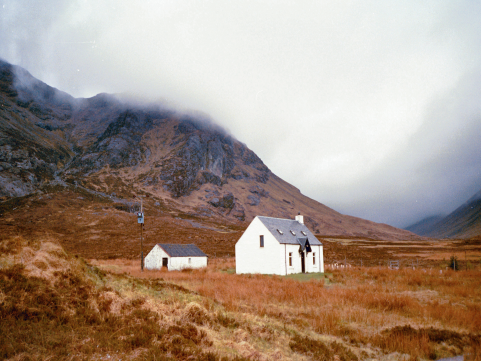
#> input picture images/scotland_house.png, 481 x 361 px, found by its file name
$ python sample5.py
#> lines starting #> are read from the running program, lines starting #| are printed output that depends on the picture
import numpy as np
import scipy as sp
import pandas as pd
# import seaborn as sns
import matplotlib as mpl
import matplotlib.pyplot as plt

import logging
from collections import OrderedDict
from itertools import combinations
# from IPython.core.debugger import set_trace

log = logging.getLogger('colour_transfer')

eps = np.finfo(float).eps


def colour_transfer_mkl(x0, x1):
    a = np.cov(x0.T)
    b = np.cov(x1.T)

    Da2, Ua = np.linalg.eig(a)
    Da = np.diag(np.sqrt(Da2.clip(eps, None)))

    C = np.dot(np.dot(np.dot(np.dot(Da, Ua.T), b), Ua), Da)

    Dc2, Uc = np.linalg.eig(C)
    Dc = np.diag(np.sqrt(Dc2.clip(eps, None)))

    Da_inv = np.diag(1. / (np.diag(Da)))

    t = np.dot(np.dot(np.dot(np.dot(np.dot(np.dot(Ua, Da_inv), Uc), Dc), Uc.T), Da_inv), Ua.T)

    mx0 = np.mean(x0, axis=0)
    mx1 = np.mean(x1, axis=0)

    return np.dot(x0 - mx0, t) + mx1


def colour_transfer_idt(i0, i1, bins=300, n_rot=10, relaxation=1):
    n_dims = i0.shape[1]

    d0 = i0.T
    d1 = i1.T

    for i in range(n_rot):

        r = sp.stats.special_ortho_group.rvs(n_dims).astype(np.float32)

        d0r = np.dot(r, d0)
        d1r = np.dot(r, d1)
        d_r = np.empty_like(d0)

        for j in range(n_dims):
            lo = min(d0r[j].min(), d1r[j].min())
            hi = max(d0r[j].max(), d1r[j].max())

            p0r, edges = np.histogram(d0r[j], bins=bins, range=[lo, hi])
            p1r, _ = np.histogram(d1r[j], bins=bins, range=[lo, hi])

            cp0r = p0r.cumsum().astype(np.float32)
            cp0r /= cp0r[-1]

            cp1r = p1r.cumsum().astype(np.float32)
            cp1r /= cp1r[-1]

            f = np.interp(cp0r, cp1r, edges[1:])

            d_r[j] = np.interp(d0r[j], edges[1:], f, left=0, right=bins)

        d0 = relaxation * np.linalg.solve(r, (d_r - d0r)) + d0

        log.debug('Iteration %d/%d completed.', i + 1, n_rot)

    return d0.T


# [133 lines left out: functions my_pairplot, my_colorplot, not called in this run]

im_orig = plt.imread('scotland_house.png')
#> im_orig is the input picture: shape (361, 481, 3) float32; mean R, G, B 0.646, 0.575, 0.525
im_target = plt.imread('scotland_plain.png')
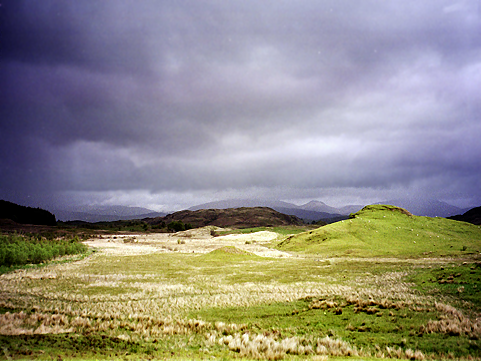
#> input picture images/scotland_plain.png, 481 x 361 px, found by its file name
#> im_target is the input picture: shape (361, 481, 3) float32; mean R, G, B 0.563, 0.547, 0.516

df_orig = pd.DataFrame(im_orig.reshape(-1, im_orig.shape[-1]), columns=['r', 'g', 'b'])
#> df_orig = table of 173641 rows and 3 columns
df_target = pd.DataFrame(im_target.reshape(-1, im_target.shape[-1]), columns=['r', 'g', 'b'])
#> df_target = table of 173641 rows and 3 columns

a_orig = df_orig.values
a_target = df_target.values


df_result = pd.DataFrame(colour_transfer_mkl(a_orig, a_target), columns=['r', 'g', 'b'])
#> in colour_transfer_mkl, `a = np.cov(x0.T)`: a = [[0.0603, 0.0694, 0.073], [0.0694, 0.0892, 0.101], [0.073, 0.101, 0.121]]
#> in colour_transfer_mkl, `b = np.cov(x1.T)`: b = [[0.0442, 0.0431, 0.0355], [0.0431, 0.0435, 0.0375], [0.0355, 0.0375, 0.074]]
#> in colour_transfer_mkl, `Da2, Ua = np.linalg.eig(a)`: Da2 = [0.258, 0.0118, 0.000265]; Ua = [[-0.453, -0.786, 0.42], [-0.586, -0.0926, -0.805], [-0.672, 0.611, 0.419]]
#> in colour_transfer_mkl, `Da = np.diag(np.sqrt(Da2.clip(eps, None)))`: Da = [[0.508, 0, 0], [0, 0.109, 0], [0, 0, 0.0163]]
#> in colour_transfer_mkl, `C = np.dot(np.dot(np.dot(np.dot(Da, Ua.T), b), Ua), Da)`: C = [[0.034, 0.000401, -7.74e-05], [0.000401, 0.000274, 1.89e-05], [-7.74e-05, 1.89e-05, 1.87e-06]]
#> in colour_transfer_mkl, `Dc2, Uc = np.linalg.eig(C)`: Dc2 = [0.034, 0.000271, 2.31e-07]; Uc = [[1, 0.0117, 0.00314], [0.0119, -0.997, -0.0734], [-0.00227, -0.0734, 0.997]]
#> in colour_transfer_mkl, `Dc = np.diag(np.sqrt(Dc2.clip(eps, None)))`: Dc = [[0.184, 0, 0], [0, 0.0165, 0], [0, 0, 0.00048]]
#> in colour_transfer_mkl, `Da_inv = np.diag(1. / (np.diag(Da)))`: Da_inv = [[1.97, 0, 0], [0, 9.21, 0], [0, 0, 61.43]]
#> in colour_transfer_mkl, `t = np.dot(np.dot(np.dot(np.dot(np.dot(np.dot(Ua, Da_inv), Uc), Dc), U..`: t = [[0.994, -0.0304, -0.0876], [-0.0304, 1.7, -0.896], [-0.0876, -0.896, 1.55]]
#> in colour_transfer_mkl, `mx0 = np.mean(x0, axis=0)`: mx0 = [0.646, 0.575, 0.525]
#> in colour_transfer_mkl, `mx1 = np.mean(x1, axis=0)`: mx1 = [0.563, 0.547, 0.516]
#> df_result = table of 173641 rows and 3 columns

a_result = df_result.values
im_result = a_result.reshape(im_orig.shape)
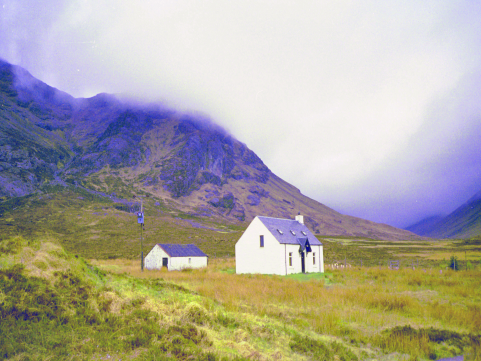
#> im_result: shape (361, 481, 3) float64; mean R, G, B 0.563, 0.547, 0.515; drawn with min black and max white


fig, ax = plt.subplots(1, 3, figsize=(18,6))
ax[0].imshow(im_orig)
ax[0].set_title('orig')
ax[1].imshow(im_target)
ax[1].set_title('target')
ax[2].imshow(im_result)
ax[2].set_title('result')

# my_pairplot(df_orig, df_target, bins=100)

#my_pairplot(df_result, df_target, bins=100)

#my_colorplot(df_orig, df_target, df_result, bins=100)

np.random.seed(42)
bins = 100

a_result = colour_transfer_idt(a_orig, a_target, bins=300, n_rot=20, relaxation=1)

df_result = pd.DataFrame(a_result, columns=['r', 'g', 'b'])
im_result = a_result.reshape(im_orig.shape)
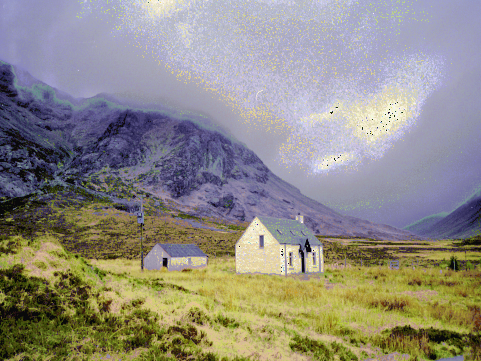
#> im_result: shape (361, 481, 3) float32; mean R, G, B 0.563, 0.547, 0.515; drawn with min black and max white

fig, ax = plt.subplots(1, 3, figsize=(18,6))
ax[0].imshow(im_orig)
ax[0].set_title('orig')
ax[1].imshow(im_target)
ax[1].set_title('target')
ax[2].imshow(im_result)
ax[2].set_title('result')


#my_pairplot(df_orig, df_target, bins=bins, size=3)

#my_pairplot(df_result, df_target, bins=bins, size=3)
#my_colorplot(df_orig, df_target, df_result, bins=bins)
# path = '/nfs/astro/tallada/tmp/MICE_remap_DES/'
#
# colors = [
#     'g',
#     'r',
#     'i',
#     'z'
# ]
#
# des_names = [
#     'sof_cm_mag_corrected_g',
#     'sof_cm_mag_corrected_r',
#     'sof_cm_mag_corrected_i',
#     'sof_cm_mag_corrected_z',
# ]
#
# mice_names = [
#     'des_asahi_full_g_true',
#     'des_asahi_full_r_true',
#     'des_asahi_full_i_true',
#     'des_asahi_full_z_true',
# ]
#
# nrows = int(1e6)
#
# with open(path + 'DES_4780.csv') as file:
#     df_des = pd.read_csv(
#         file, sep=',', comment='#', na_values='\\N', nrows=nrows, dtype=np.float32,
#         index_col=['coadd_object_id'], usecols=['coadd_object_id'] + des_names,
#     )
#
# with open(path + 'MICE2_4779.csv') as file:
#     df_mice = pd.read_csv(
#         file, sep=',', comment='#', na_values='\\N', nrows=nrows, dtype=np.float32,
#         index_col=['unique_gal_id'], usecols=['unique_gal_id'] + mice_names,
#     )
#
# f_path = '/nfs/astro/tallada/tmp/MICE_remap_DES/'
#
#
# l_des = len(df_des)
# l_mice = len(df_mice)
#
#
# df_des.rename(columns=dict(zip(des_names, colors)), inplace=True)
# df_mice.rename(columns=dict(zip(mice_names, colors)), inplace=True)
#
#
# # Compute ranges
# ranges = pd.concat(
#     [
#         df_des.agg(['min', 'max']),
#         df_mice.agg(['min', 'max']),
#     ]
# ).agg(['min', 'max'])
# ranges
#
# # Normalize
# df_des = ((df_des - ranges.loc['min']) / (ranges.loc['max'] - ranges.loc['min']))
# df_mice = ((df_mice - ranges.loc['min']) / (ranges.loc['max'] - ranges.loc['min']))
#
# np.random.seed(42)
# bins = 300
#
# a_result = colour_transfer_idt(df_mice.values, df_des.values, bins=bins, n_rot=200, relaxation=0.2)
#
# df_result = pd.DataFrame(a_result, columns=colors)
#
# my_pairplot(df_mice, df_des, bins=bins, size=3)
#
# my_pairplot(df_result, df_des, bins=bins, size=3)
#
#
# my_colorplot(df_mice, df_des, df_result, bins=bins, size=3)
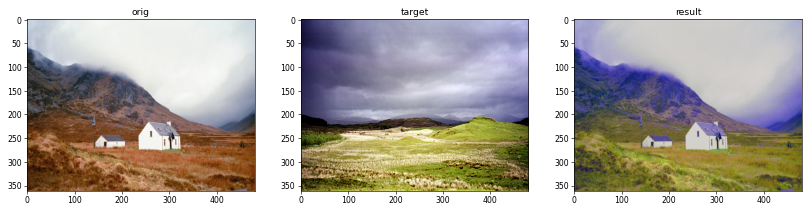
#> figure drawn by matplotlib, 3 panels
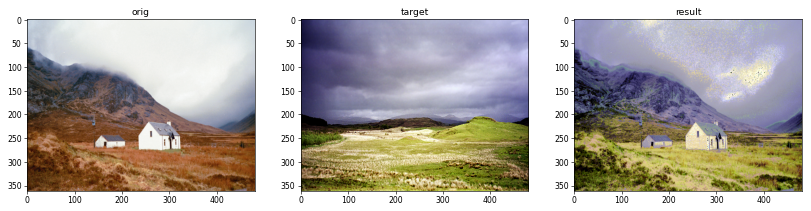
#> figure drawn by matplotlib, 3 panels
